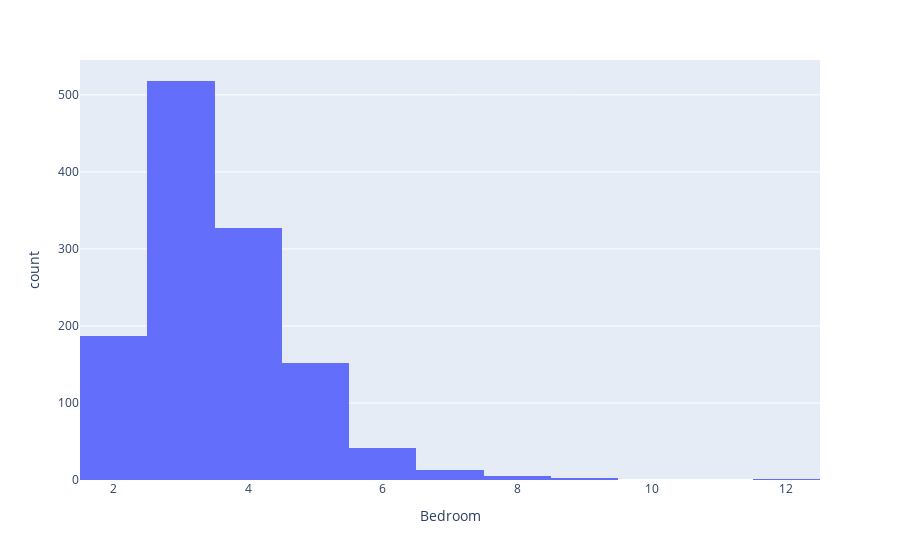

This figure's notebook cell:
### Markdown cell above
Most of the houses have 3,4 bedrooms

### Code cell
# trying with plotly express
fig = px.histogram(rentals, x="Bedroom")
fig.show()

### Figure 1 — Plotly figure (JSON) as saved in the notebook; plotly's stock layout.template omitted (floating-point values rounded to 4 significant figures; data arrays with more than 128 entries replaced by an {"elided": "..."} marker saying what was removed)
{"data": [{"alignmentgroup": "True", "bingroup": "x", "hovertemplate": "Bedroom=%{x}<br>count=%{y}<extra></extra>", "legendgroup": "", "marker": {"color": "#636efa", "pattern": {"shape": ""}}, "name": "", "offsetgroup": "", "orientation": "v", "showlegend": false, "type": "histogram", "x": {"elided": "1247 int values"}, "xaxis": "x", "yaxis": "y"}], "layout": {"barmode": "relative", "legend": {"tracegroupgap": 0}, "margin": {"t": 60}, "xaxis": {"anchor": "y", "domain": [0, 1], "title": {"text": "Bedroom"}}, "yaxis": {"anchor": "x", "domain": [0, 1], "title": {"text": "count"}}}}
